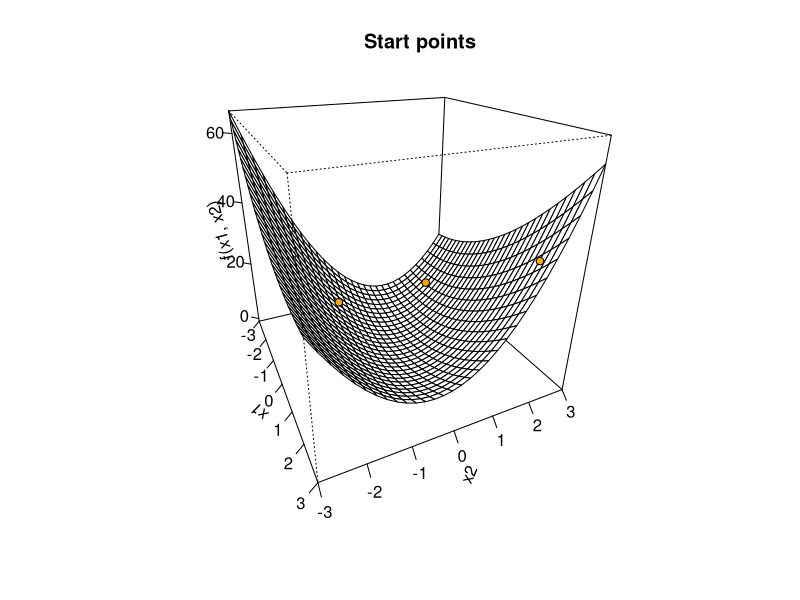
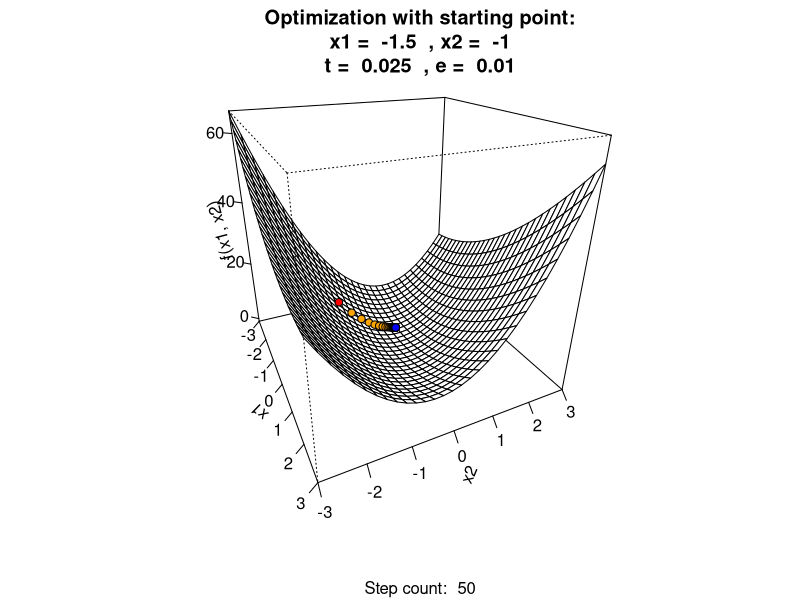
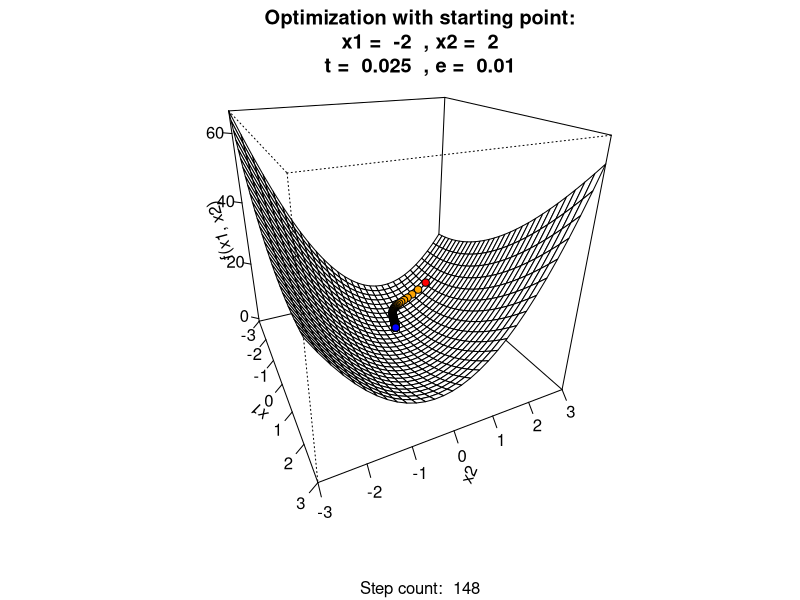
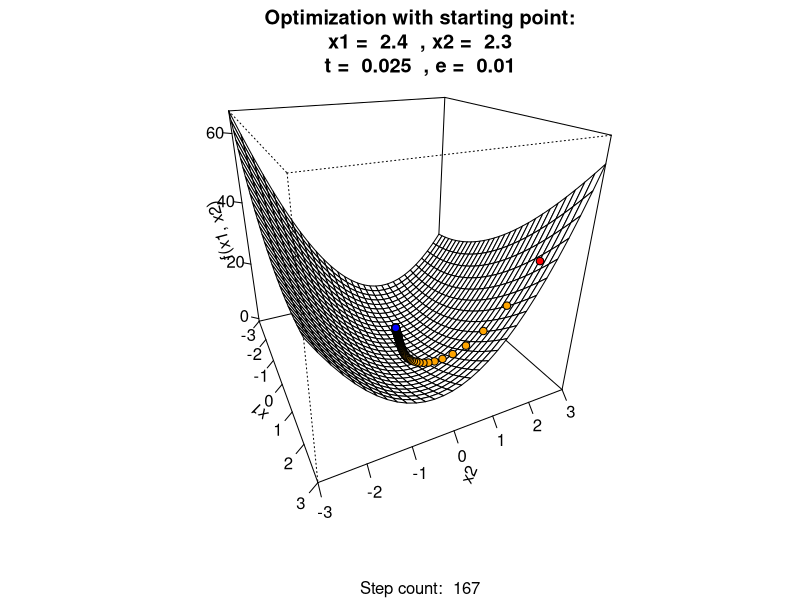
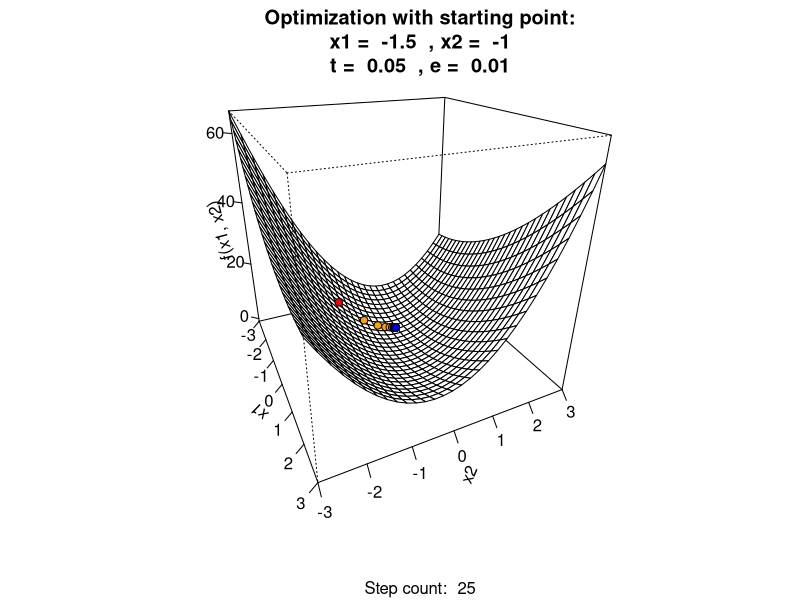
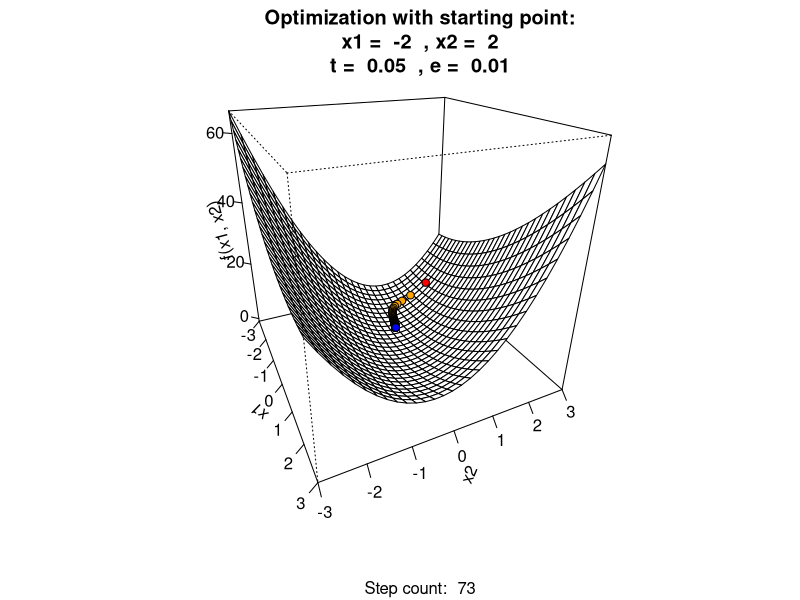
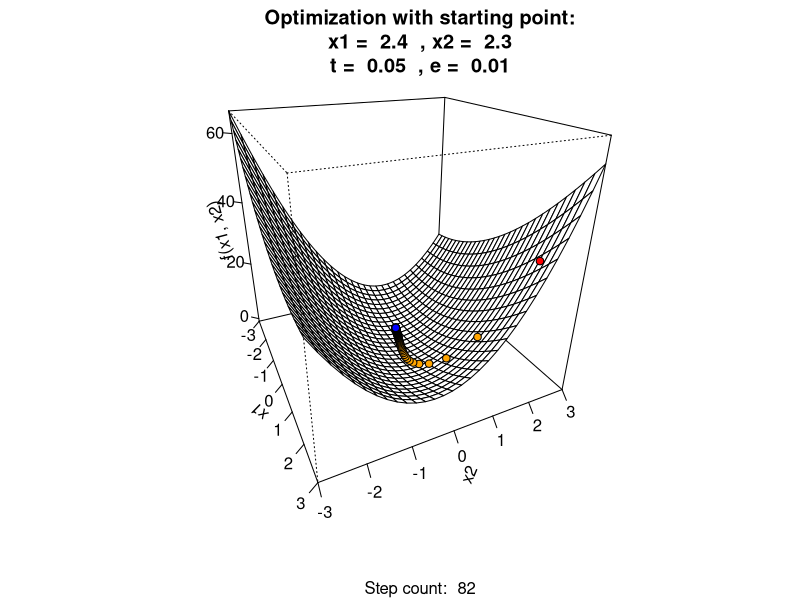
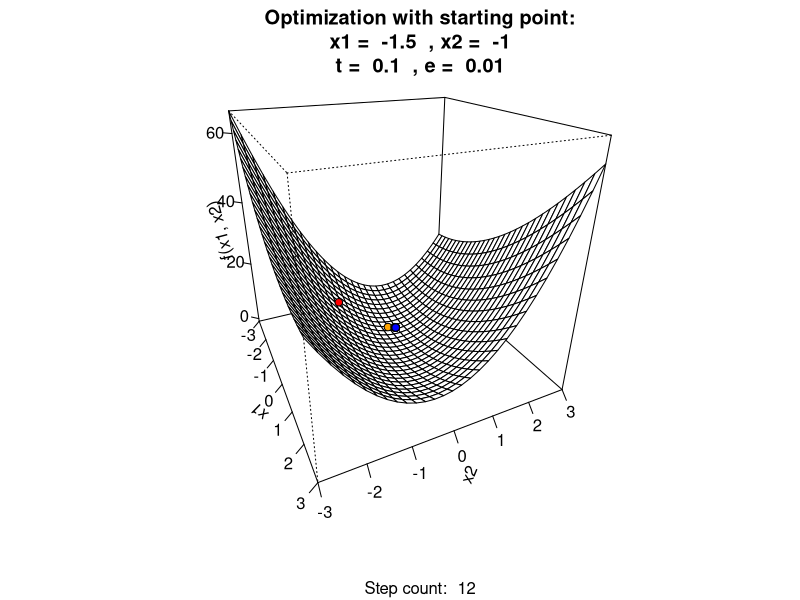

Reproduce these figures in R, in order.
# Function, precision and step size definitions
my_expr <- expression(x-2*y+x^2+2*x*y+4*y^2)
precision <- c(0.01, 0.1)
step_size <- c(0.025, 0.05, 0.1, 0.15)

# Choose to skip plots here
skip_3d_plots <- FALSE
skip_barcharts <- FALSE

prec_step_matrix <- matrix(nrow = 0, ncol = 2)
for (i in seq(1, length(precision))) {
  for (j in seq(1, length(step_size))) {
    prec_step_matrix <- rbind(prec_step_matrix, c(precision[i], step_size[j]))
  }
}

# Derivatives
my_function <- function(x, y) {}
body(my_function) <- my_expr
x_deriv <- D(my_expr, 'x')
y_deriv <- D(my_expr, 'y')

# Three starting point definitions
x_initial <- c(-1.5, -2, 2.4)
y_initial <- c(-1, 2, 2.3)
z_initial <- mapply(my_function, x_initial, y_initial)

if (!skip_3d_plots) {
  x_plot <- y_plot <- seq(-3, 3, length= 30)
  z_plot <- outer(x_plot, y_plot, my_function)
  func_graph <- persp(x_plot, y_plot, z_plot, xlab = "x1", ylab = "x2", zlab = "f(x1, x2)",
                      theta = 65, phi = 25, main = "Start points", ticktype = "detailed")
  points(trans3d(x_initial, y_initial, z_initial, pmat=func_graph), pch = 21, col="black", bg="orange")
  remove(func_graph)
}

sol_ledger <- list()

# Cycle for every step/precision pair
for (j in seq(1, nrow(prec_step_matrix))) {
  offset <- length(x_initial) * (j - 1)
  # Cycle for each starting point
  for (i in seq(1, length(x_initial))) {
  x <- x_initial[i]
  y <- y_initial[i]
  step_matrix <- matrix(data = c(x, y, my_function(x, y)), nrow = 1, ncol = 3)
    while (TRUE) {
      x_grad <- eval(x_deriv)
      y_grad <- eval(y_deriv)
      if ((abs(x_grad) <= prec_step_matrix[j, 1] & abs(y_grad) <= prec_step_matrix[j, 1])) {
        break()
      }
      x <- x - x_grad * prec_step_matrix[j, 2]
      y <- y - y_grad * prec_step_matrix[j, 2]
      step_matrix <- rbind(step_matrix, c(x, y, my_function(x, y)))
    }
    sol_ledger[[offset + i]] <- data.frame(step_matrix)
    colnames(sol_ledger[[offset + i]]) <- c("x1", "x2", "f(x1, x2)")
    comment(sol_ledger[[offset + i]]) <- paste("x1 = ", x_initial[i], ", x2 = ", y_initial[i],
                                               ", t = ", prec_step_matrix[j, 2], ", e = ", prec_step_matrix[j, 1])

    if (!skip_3d_plots) {
    curr_graph <- persp(x_plot, y_plot, z_plot, xlab = "x1", ylab = "x2", zlab = "f(x1, x2)", theta = 65, phi = 25, 
                        main = paste("Optimization with starting point:\n x1 = ", x_initial[i], " , x2 = ", y_initial[i],
                                     "\nt = ", prec_step_matrix[j, 2], " , e = ", prec_step_matrix[j, 1]), 
                        sub = paste("Step count: ", nrow(step_matrix) - 1), ticktype = "detailed")
    
    points(trans3d(step_matrix[1,1], step_matrix[1,2], 
                   step_matrix[1,3], pmat = curr_graph), pch = 21, col ="black",bg = "red")
    
    points(trans3d(step_matrix[-1,1], step_matrix[-1,2], step_matrix[-1,3], pmat = curr_graph),
           pch = 21, col ="black",bg = "orange")
    
    points(trans3d(step_matrix[nrow(step_matrix),1], step_matrix[nrow(step_matrix),2], 
                   step_matrix[nrow(step_matrix),3], pmat = curr_graph), pch = 21, col ="black",bg = "blue")
    remove(curr_graph)
    }
    remove(step_matrix)
  }
}
if (!skip_3d_plots) {
  remove(x_plot, y_plot, z_plot)
}
remove(x, y, x_grad, y_grad)

# Cycle for each precision diagram
if (!skip_barcharts) {
  for (k in seq(1, length(precision))) {
    offset_ledger <- length(x_initial) * length(step_size) * (k - 1)
    
    my_data <- matrix(nrow = length(step_size), ncol = length(x_initial))
    rownames(my_data) <- step_size
    
    point_names <- vector()
    for (i in seq(1, length(x_initial))) {
      point_names <- c(point_names, paste("(", x_initial[i], "; ", y_initial[i], ")"))
    }
    colnames(my_data) <- point_names

    for (i in seq(1, length(step_size))) {
      offset <- length(x_initial) * (i - 1)
      for (j in seq(1, length(x_initial))) {
        my_data[i, j] <- nrow(sol_ledger[[offset_ledger + offset + j]]) - 1
      }
    }

    # Barchart generation
    opar <- par(oma = c(0,0,0,4))
    curr_bar_plot <- barplot(my_data, main=paste("Iterations VS step size at e = ", precision[k]),
                         beside = TRUE, xlab = "Points", ylab = "Iterations", border = "black")
    par(opar)
    
    opar <- par(oma = c(0,0,0,0), mar = c(0,0,0,0), new = TRUE)
    legend(x = "right", legend = rownames(my_data),fill = gray.colors(length(step_size)), 
           y.intersp = 2, title = "t", bty = "n")
    par(opar)
    remove(opar)
  }
  remove(k, offset_ledger, point_names, curr_bar_plot, my_data)
}
remove(i, j, offset, skip_3d_plots, skip_barcharts, prec_step_matrix)